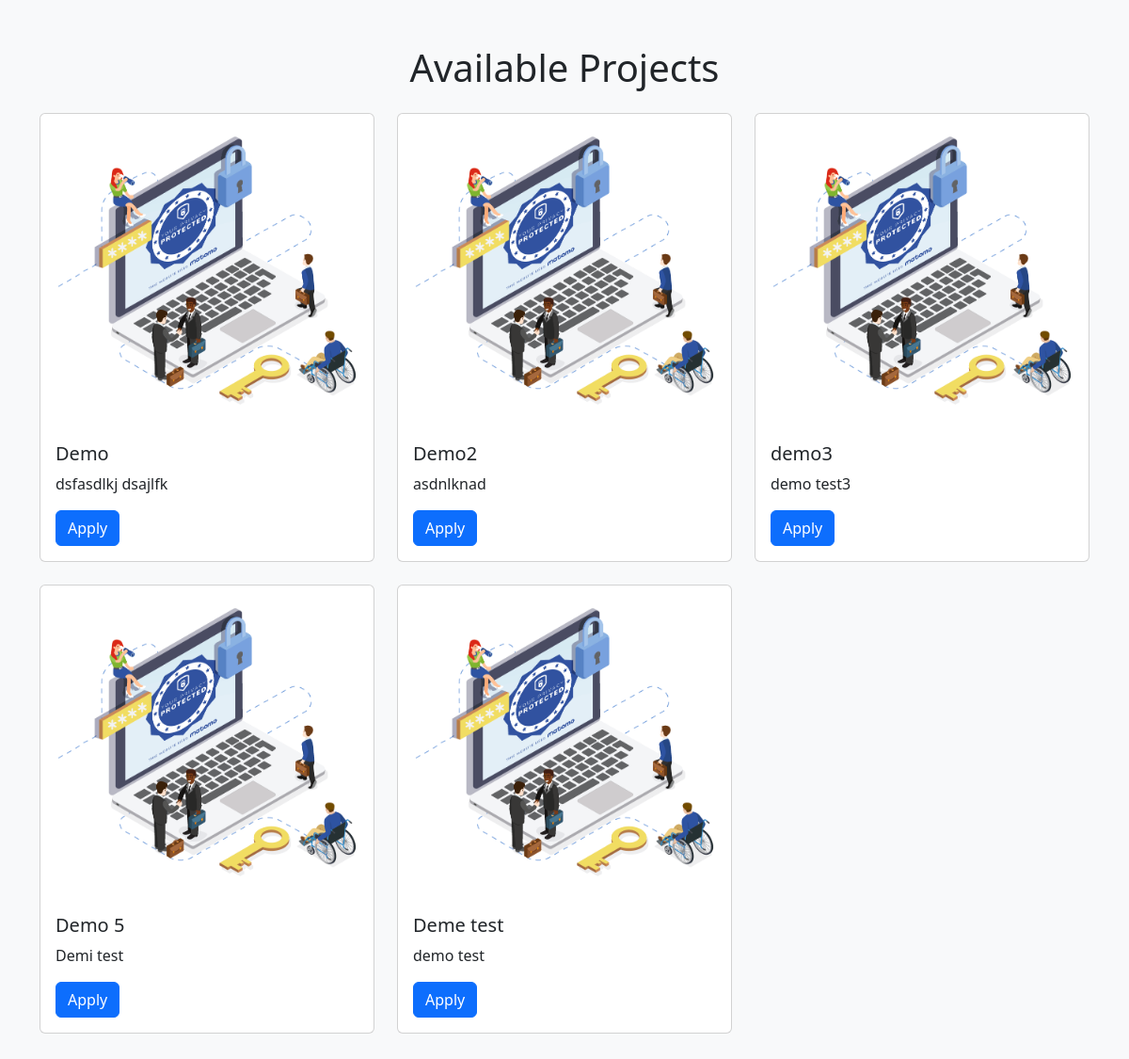
Page /projects/view-projects/ (signed in) on the committed database.
### projects/models.py (models this page shows, shortened)
class Project(models.Model):
    organization_name = models.ForeignKey(
        settings.AUTH_USER_MODEL,
        on_delete=models.CASCADE,
        related_name="projects"
    )
    title = models.CharField(max_length=255)
    description = models.TextField()
    skills = models.CharField(max_length=255)
    duration = models.CharField(max_length=100)
    image = models.ImageField(upload_to="projects/images/", null=True, blank=True)
    status = models.CharField(max_length=50)

### projects/views.py (the view)
# urls.py: path('view-projects/', views.view_projects, name='view-projects'),
@login_required
def view_projects(request):
    projects = Project.objects.all()
    return render(request, 'projects/view_projects.html', {'projects': projects})

### templates/projects/view_projects.html (shortened to what this page needs)
<!DOCTYPE html>
<html lang="en">
<head>
    <link href="https://cdn.jsdelivr.net/npm/bootstrap@5.3.0-alpha1/dist/css/bootstrap.min.css" rel="stylesheet">
</head>
<body class="bg-light">
<div class="container py-5">
    <h1 class="text-center mb-4">Available Projects</h1>
    <div class="row">
        {% for project in projects %}
        <div class="col-md-4 mb-4">
            <div class="card">
                {% if project.image %}
                    <img src="{{ project.image.url }}" class="card-img-top" alt="Project Image">
                {% else %}
                    <img src="https://via.placeholder.com/350x200" class="card-img-top" alt="Project Image">
                {% endif %}
                <div class="card-body">
                    <h5 class="card-title">{{ project.title }}</h5>
                    <p class="card-text">{{ project.description|truncatewords:20 }}</p>
                    <a href="{% url 'projects:apply_for_project' project.id %}" class="btn btn-primary">Apply</a>
                </div>
            </div>
        </div>
        {% endfor %}
    </div>
</div>
</body>
</html>

### rows in the picture
Project: image (picture), title "Demo", description "dsfasdlkj dsajlfk"
Project: image (picture), title "Demo2", description "asdnlknad"
Project: image (picture), title "demo3", description "demo test3"
Project: image (picture), title "Demo 5", description "Demi test"
Project: image (picture), title "Deme test", description "demo test"
